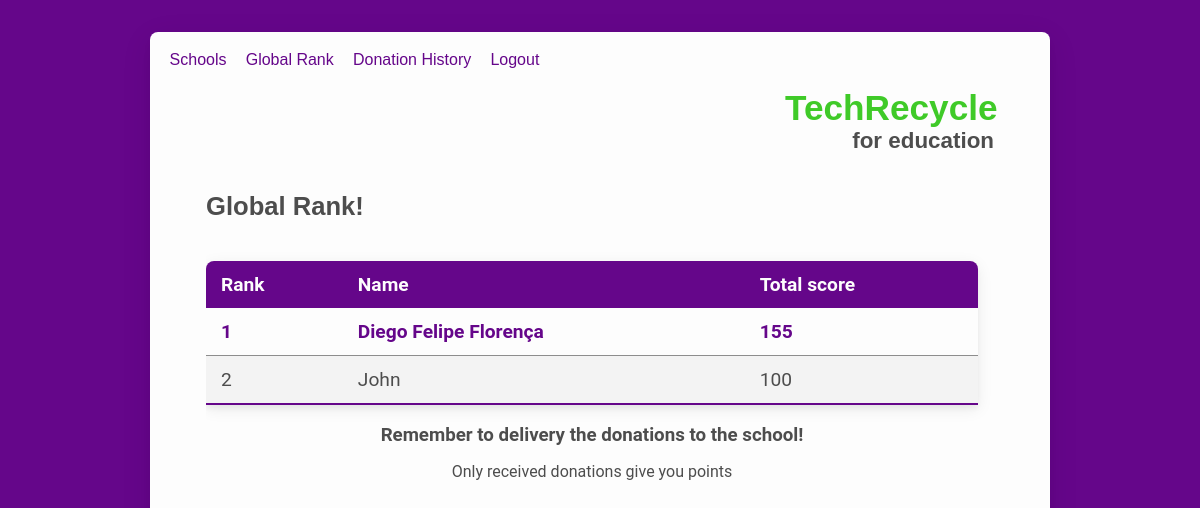
Page /rank (signed in) on the committed database.
### tables this page shows
CREATE TABLE 'users' ( 'id' INTEGER PRIMARY KEY, 'name' VARCHAR(255), 'email' VARCHAR(255), 'password' VARCHAR(255), 'photo' VARCHAR(255) );

### app.py (the view)
@app.route('/rank')
def rank():
    if 'userId' in session:
        con = sql.connect(DATABASE)
        con.row_factory = sql.Row
        cursor = con.cursor()
        cursor.execute(
            "SELECT users.id, users.name, SUM(donations.amount * items.scores) AS score FROM donations INNER JOIN items ON items.id = donations.item_id INNER JOIN users ON users.id = donations.user_id WHERE donations.received=1 GROUP BY user_id ORDER BY SUM(donations.amount * items.scores) DESC")
        rank = cursor.fetchall()
        return render_template('rank.html', rank=rank)

### templates/rank.html
{% extends "layout.html" %} {% block pageTitle %} Global Rank! {% endblock %} {%
block content %}
<div id="scroll">
  <table class="styled-table">
    <thead>
      <td>Rank</td>
      <td>Name</td>
      <td>Total score</td>
    </thead>
    <tbody>
      {% for r in rank %}
      <tr class="{{'active' if session['userId'] == r['id'] }}">
        <td>{{ loop.index }}</td>
        <td>{{ r['name'] }}</td>
        <td>{{ r['score'] }}</td>
      </tr>
      {% endfor %}
    </tbody>
  </table>
  <h3 class="center">Remember to delivery the donations to the school!</h3>
  <h4 class="center normal marg-t">Only received donations give you points</h4>
</div>
{% endblock%}

### static/css/style.css (style rules this page uses)
:root { --primary: #4d4d4d; --secondary: #ffffff; --white: #fdfdfd; --darkgray: #3d3d3d; --lightgray: #8d8d8d; --lightergray: #f3f3f3; --green: #3fca28; --purple: #65068a; --font: 'Roboto', sans-serif; --shadow-small: 0px 2px 2px rgba(0, 0, 0, 0.04), 0px 2px 8px rgba(0, 0, 0, 0.08); --shadow: 0px 4px 4px rgba(0, 0, 0, 0.04), 0px 4px 16px rgba(0, 0, 0, 0.08); --shadow-big: 0px 8px 8px rgba(0, 0, 0, 0.04), 0px 8px 32px rgba(0, 0, 0, 0.08); }
* { margin: 0; padding: 0; -webkit-box-sizing: border-box; box-sizing: border-box; }
html, body, #root { max-height: 100vh; max-width: 100vw; height: 100%; width: 100%; }
body { padding: 2em; font-family: var(--font); color: var(--primary); background-color: var(--purple); }
#scroll { width: 100%; height: 100%; padding-right: 1em; overflow: auto; display: -webkit-box; display: -ms-flexbox; display: flex; -webkit-box-orient: vertical; -webkit-box-direction: normal; -ms-flex-direction: column; flex-direction: column; }
.styled-table { border-collapse: collapse; margin: 1em 0; font-size: 1.2em; min-width: 300px; border-radius: 8px 8px 0 0; overflow: hidden; -webkit-box-shadow: var(--shadow); box-shadow: var(--shadow); }
.styled-table th, .styled-table td { padding: 12px 15px; }
.styled-table tbody tr { border-bottom: 1px solid var(--lightgray); }
.styled-table tbody tr:nth-of-type(even) { background-color: var(--lightergray); }
.styled-table tbody tr:last-of-type { border-bottom: 2px solid var(--purple); }
.styled-table .active { font-weight: bold; color: var(--purple); }
.center { text-align: center; }
.marg-t { margin-top: 1em; }
.normal { font-weight: normal; }

### rows in the picture
users: name "Diego Felipe Florença", score "155"
users: name "John", score "100"
